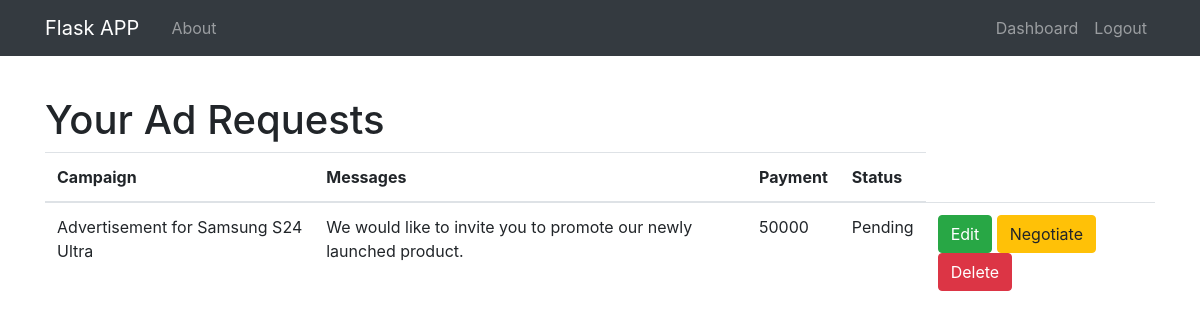
Page /sponsor/ad_requests (signed in) on the committed database.
### app/models.py (models this page shows, shortened)
class AdRequest(db.Model):
    id = db.Column(db.Integer, primary_key=True)
    sponsor_id = db.Column(db.Integer, db.ForeignKey('sponsor.id'), nullable=False)
    campaign_id = db.Column(db.Integer, db.ForeignKey('campaign.id'), nullable=False)
    influencer_id = db.Column(db.Integer, db.ForeignKey('influencer.id'), nullable=False)
    messages = db.Column(db.Text, nullable=True)
    requirements = db.Column(db.String(500), nullable=False)
    payment_amount = db.Column(db.Integer, nullable=False)
    status = db.Column(db.String(20), nullable=False, default='Pending')   # "Pending", "Accepted", "Rejected"

class Campaign(db.Model):
    id = db.Column(db.Integer, primary_key=True)
    sponsor_id = db.Column(db.Integer, db.ForeignKey('sponsor.id'), nullable=False)
    name = db.Column(db.String(100), nullable=False)
    description = db.Column(db.String(500), nullable=False)
    start_date = db.Column(db.DateTime, nullable=False)
    end_date = db.Column(db.DateTime, nullable=False)
    budget = db.Column(db.Integer, nullable=False)
    visibility = db.Column(db.String(10), nullable=False, default='public')
    goals = db.Column(db.String(500), nullable=True)
    flagged = db.Column(db.Boolean, default=False)
    ad_requests = db.relationship('AdRequest', backref='campaign', lazy=True)

### app/routes.py (the view)
@app.route("/sponsor/ad_requests")
def edit_ad_requests():
    ad_requests = AdRequest.query.filter(AdRequest.sponsor_id==current_user.id).all()
    return render_template('sponsor_ad_requests.html', ad_requests=ad_requests)

### app/models.py (called while the page is built)
@login_manager.user_loader
def load_user(user_id):
    return User.query.get(int(user_id))

### app/templates/sponsor_ad_requests.html (shortened to what this page needs)
{% extends "base.html" %}
{% block content %}
<h1>Your Ad Requests</h1>
<table class="table">
    <thead>
        <tr>
            <th>Campaign</th>
            <th>Messages</th>
            <th>Payment</th>
            <th>Status</th>
        </tr>
    </thead>
    <tbody>
        {% for ad_request in ad_requests %}
        <tr>
            <td>{{ ad_request.campaign.name }}</td>
            <td>{{ ad_request.messages }}</td>
            <td>{{ ad_request.payment_amount }}</td>
            <td>{{ ad_request.status }}</td>
            <td>
                <a href="{{ url_for('update_ad_request', ad_request_id=ad_request.id) }}" class="btn btn-success">Edit</a>
                <a href="{{ url_for('negotiate_sponsor', ad_request_id=ad_request.id) }}" class="btn btn-warning">Negotiate</a>
                <form action="{{ url_for('delete_ad_request', ad_request_id=ad_request.id) }}" method="POST" style="display:inline;">
                    <button type="submit" class="btn btn-danger" onclick="return confirm('Are you sure you want to delete this ad request?');">Delete</button>
                </form>
            </td>
        </tr>
        {% endfor %}
    </tbody>
</table>
{% endblock %}

### rows in the picture
AdRequest: campaign.name "Advertisement for Samsung S24 Ultra", messages "We would like to invite you to promote our newly launched product.", payment_amount "50000", status "Pending"
